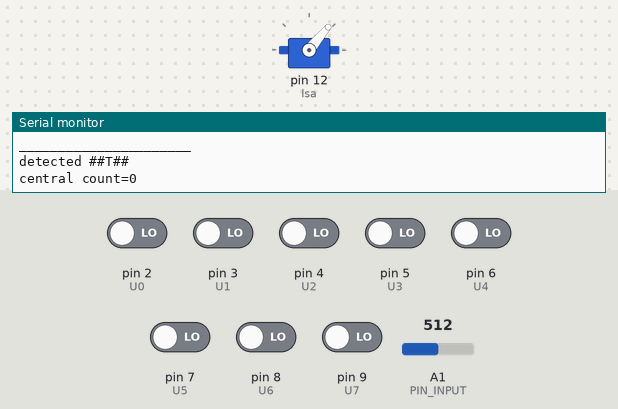
Recording of a sketch running on a simulated Arduino Uno, built with avr-gcc and run on an emulated ATmega328P. Shown: servo, the last lines printed to the serial monitor. Inputs (shaded band) come from the test bench; at power-on: pin 2 (U0), pin 3 (U1), pin 4 (U2), pin 5 (U3), pin 6 (U4), pin 7 (U5), pin 8 (U6), pin 9 (U7) LOW, A1 (PIN_INPUT) = 512.

Above: at 1.2 s.
1.3 s: pin 2 (U0) driven HIGH
At 2.2 s:
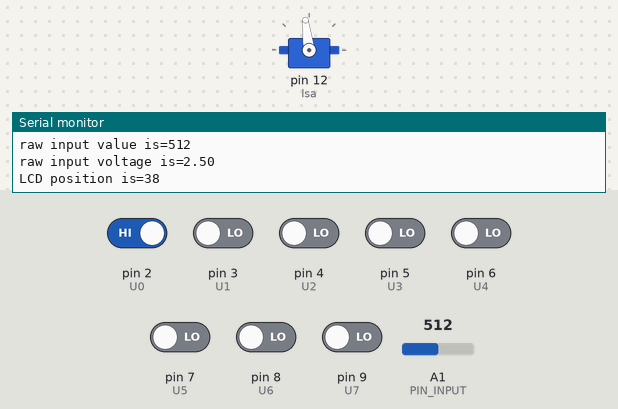
2.8 s: A1 (PIN_INPUT) set to 122
At 4.0 s:
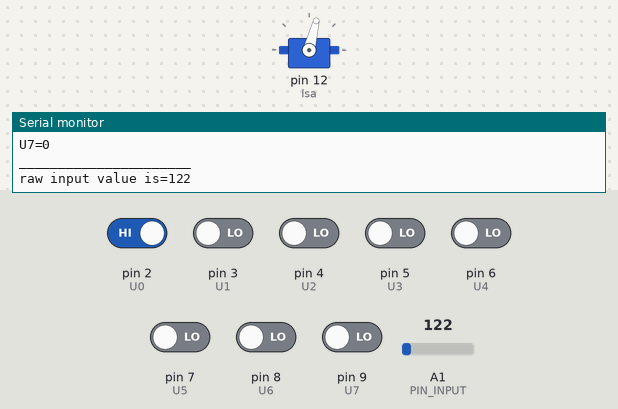
4.3 s: A1 (PIN_INPUT) set to 716
At 5.4 s:
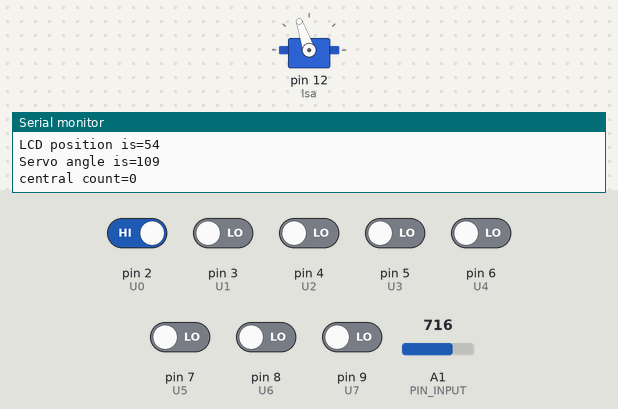
5.9 s: A1 (PIN_INPUT) set to 1023
At 6.5 s:
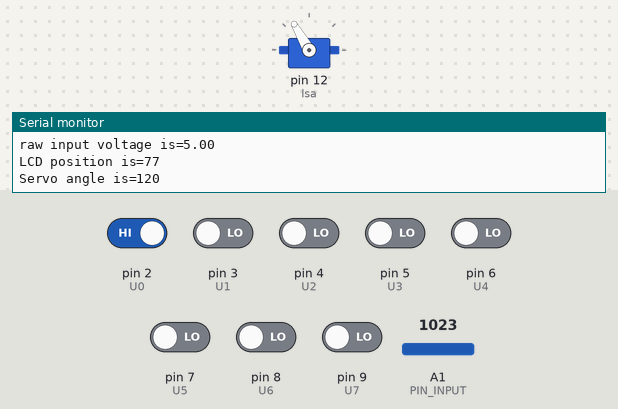
7.4 s: pin 2 (U0) driven LOW
At 7.9 s:
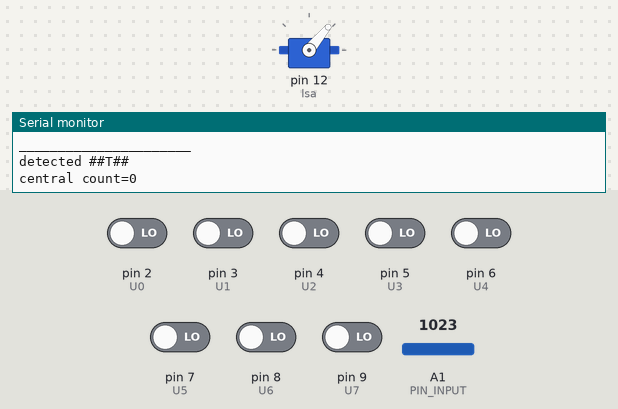
9.0 s: pin 3 (U1) driven HIGH
At 10.0 s:
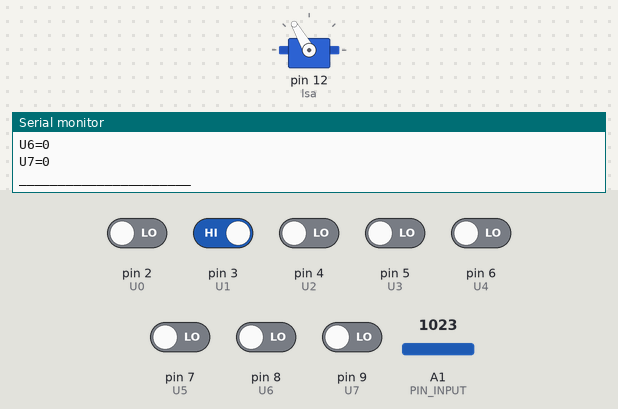
Timing chart, 0 to 12.0 s (numbered marks = the images above; inputs shaded):
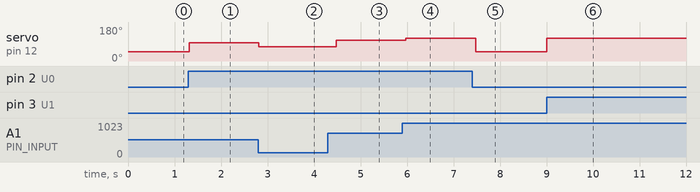

Measured:
- after the input at 1.3 s, servo on pin 12 (lsa): 50° → 97° at once
- after the input at 2.8 s, servo on pin 12 (lsa): 97° → 76° at once
- after the input at 4.3 s, servo on pin 12 (lsa): 76° → 109° after 0.17 s
- after the input at 5.9 s, servo on pin 12 (lsa): 109° → 120° after 0.07 s
- after the input at 7.4 s, servo on pin 12 (lsa): 120° → 50° after 0.08 s
- after the input at 9.0 s, servo on pin 12 (lsa): 50° → 120° at once

The sketch:

BLUE_PIT.ino
```cpp
#include <PID_v1.h>
#include <Servo.h>

#define PIN_INPUT A1
#define U0 2
#define U1 3
#define U2 4
#define U3 5
#define U4 6
#define U5 7
#define U6 8
#define U7 9

Servo lsa;
int  LCD_pos;
int sval;
int RawInput;
int count = 0;
double RawV =0;
double Kp =0.8, Ki = 0, Kd = 0;
double Setpoint, Input, Output;
PID myPID(&Input, &Output, &Setpoint, Kp, Ki, Kd, DIRECT);


void setup()
{
  Setpoint = 70;
  lsa.attach(12);
  myPID.SetMode(AUTOMATIC);
  Serial.begin(9600);

}

void trace()
{
  RawInput = analogRead(PIN_INPUT);
  RawV =  RawInput * (5.0 / 1023.0);
  LCD_pos = ((RawV / 4.5) * 70);
  Input = LCD_pos ;
  myPID.Compute();
  sval = map(Output, 0, 70, 120,55);
  lsa.write(sval);
  Serial.print("raw input value is=");
  Serial.println(RawInput);
  Serial.print("raw input voltage is=");
  Serial.println(RawV);
  Serial.print("LCD position is=");
  Serial.println(LCD_pos);
  Serial.print("Servo angle is=");
  Serial.println(sval);
}

void loop()
{
  Serial.print("U0=");
  Serial.println(digitalRead(U0));
  Serial.print("U1=");
  Serial.println(digitalRead(U1));
  Serial.print("U2=");
  Serial.println(digitalRead(U2));
  Serial.print("U3=");
  Serial.println(digitalRead(U3));
  Serial.print("U4=");
  Serial.println(digitalRead(U4));
  Serial.print("U5=");
  Serial.println(digitalRead(U5));
  Serial.print("U6=");
  Serial.println(digitalRead(U6));
  Serial.print("U7=");
  Serial.println(digitalRead(U7));
  Serial.println("______________________");


  // ALL HIGH
  if ((digitalRead(U0) == 1) && (digitalRead(U1) == 1) && (digitalRead(U2) == 1) && (digitalRead(U3) == 1) && (digitalRead(U4) == 1) && (digitalRead(U5) == 1) && (digitalRead(U6) == 1) && (digitalRead(U7) == 1))
  {
    trace();
  }


  //ALL LOW
  if ((digitalRead(U0) == 0) && (digitalRead(U1) == 0) && (digitalRead(U2) == 0) && (digitalRead(U3) == 0) && (digitalRead(U4) == 0) && (digitalRead(U5) == 0) && (digitalRead(U6) == 0) && (digitalRead(U7) == 0))
  {
    lsa.write(50);
    Serial.println("detected ##T##");
  }

  /*else
    {
    lsa.write(85);
    Serial.println("moving 4ward");
    //trace();
    }*/


  /////////////////////////###################################DO NOT CHANGE THIS CODE##############################################?///////////////////////////////////


  // move left
  /*else if ((digitalRead(U0) == 1) && (digitalRead(U1) == 1) && (digitalRead(U2) == 1) && ((digitalRead(U3) == 1) || (digitalRead(U4) == 1)) && ((digitalRead(U5) == 0) && (digitalRead(U6) == 0) && (digitalRead(U7) == 0)))
    {
    lsa.write(70);
    Serial.println("##CORNER## turnig ##LEFT## by ##30##");
    trace();
    }*/


  //       move right
  else if ((digitalRead(U0) == 0) && (digitalRead(U1) == 0) && (digitalRead(U2) == 0) && ((digitalRead(U3) == 1) || (digitalRead(U4) == 1)) && (digitalRead(U5) == 1) && (digitalRead(U6) == 1) && (digitalRead(U7) == 1))
  {
    lsa.write(172);
    Serial.println("##CORNER## turnig ##RIGHT## by ##30##");
    //  trace();
  }

  /*else if ((digitalRead(U0) == 0) || (digitalRead(U7) == 0))
  {
    trace();
  }*/


  else
  {
    trace();
  }
  Serial.print("central count=");
  Serial.println(count);


}
```
